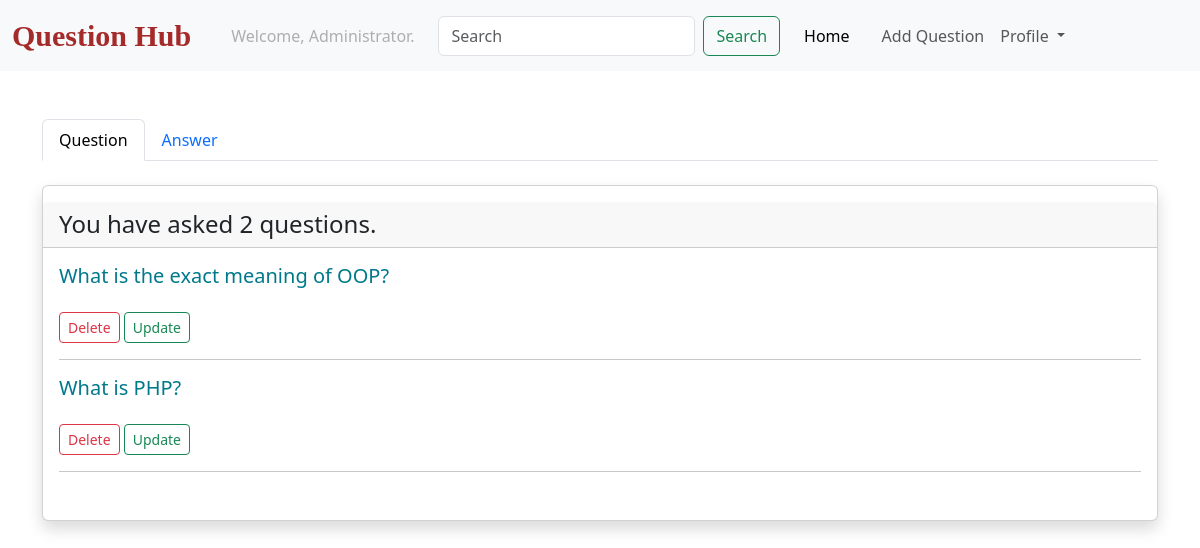
/list/ (signed in), run on the app's committed database.
### users/models.py (models this page shows)
class CustomUser(AbstractUser):
    pass

### questions/models.py (models this page shows, shortened)
class Question(models.Model):
    title= models.CharField(max_length=250)
    body = models.TextField()
    slug = models.SlugField(max_length=250, unique=True)
    author = models.ForeignKey(settings.AUTH_USER_MODEL, on_delete=models.CASCADE,related_name='questions')
    created_at = models.DateTimeField(auto_now_add=True)

### questions/views.py (the view)
# urls.py: path('list/', list_info, name='list'),
@login_required
def list_info(request):
    questions = Question.objects.filter(author=request.user).order_by('-created_at')
    answers = Answer.objects.filter(author=request.user).order_by('-created_at')
    return render(request, 'list_info.html', {'questions': questions, 'answers': answers})

### templates/list_info.html (shortened to what this page needs)
{% extends 'base.html' %}
{% block body%}
<div class="container mt-5">
    <ul class="nav nav-tabs" id="myTab" role="tablist">
        <li class="nav-item" role="presentation">
          <button class="nav-link active" id="home-tab" data-bs-toggle="tab" data-bs-target="#home-tab-pane" type="button" role="tab" aria-controls="home-tab-pane" aria-selected="true">Question</button>
        </li>
        <li class="nav-item" role="presentation">
          <button class="nav-link" id="profile-tab" data-bs-toggle="tab" data-bs-target="#profile-tab-pane" type="button" role="tab" aria-controls="profile-tab-pane" aria-selected="false">Answer</button>
        </li>
    </ul>
    <div class="tab-content" id="myTabContent">
        <div class="tab-pane fade show active" id="home-tab-pane" role="tabpanel" aria-labelledby="home-tab" tabindex="0">
            <div class="card mt-4 py-3 shadow">
                <h4 class="card-header">You have asked {{questions.count}} question{% if questions.count > 1%}s{% endif %}.</h4>
                <div class="card-body">
                    {% for question in questions %}
                    <h5 class="card-text"><a class="link-style" href="{% url 'question_details' question.slug %}">{{question.title}}</a></h5>
                    <a class="btn btn-outline-danger btn-sm mt-3" href="{% url 'delete_question' question.slug %}">Delete</a>
                    <a class="btn btn-outline-success btn-sm mt-3" href="{% url 'update_question' question.slug %}">Update</a>
                    <hr>
                    {% endfor %}
                </div>
            </div>
        </div>
    </div>
</div>
{% endblock body%}

### templates/navbar.html (shortened to what this page needs)
<nav class="navbar navbar-expand-lg bg-body-tertiary">
    <div class="container-fluid">
      <a class="navbar-brand text-style" href="{% url 'question_list' %}">Question Hub</a>
      <div class="collapse navbar-collapse" id="navbarSupportedContent">
        <ul class="navbar-nav me-auto mb-2 mb-lg-0">
          {% if request.user.is_authenticated %}
          <li class="nav-item mx-3">
            <a class="nav-link disabled">Welcome, {{request.user.username | title}}.</a>
          </li>
          <form class="d-flex" role="search">
            <input class="form-control me-2" type="search" placeholder="Search" aria-label="Search" name="q">
            <button class="btn btn-outline-success" type="submit">Search</button>
          </form>
          <li class="nav-item mx-3">
            <a class="nav-link active" aria-current="page" href="{% url 'question_list' %}">Home</a>
          </li>
          <li class="nav-item">
            <a class="nav-link" href="{% url 'create_question' %}">Add Question</a>
          </li>
          <li class="nav-item dropdown">
            <a class="nav-link dropdown-toggle" href="#" role="button" data-bs-toggle="dropdown" aria-expanded="false">
              Profile
            </a>
          </li>
          {% endif %}
        </ul>
      </div>
    </div>
  </nav>

### templates/list_info.html (style rules this page uses)
.link-style { text-decoration:none; color: #00798C; }

### templates/navbar.html (style rules this page uses)
.text-style { font-size: 30px !important; font-family: fantasy !important; color: brown !important; font-weight: bold !important; }

### data on the page
CustomUser: user.username "Administrator"
Question: title "What is the exact meaning of OOP?"
Question: title "What is PHP?"

### other printed values
{{ questions.count }} "2"
